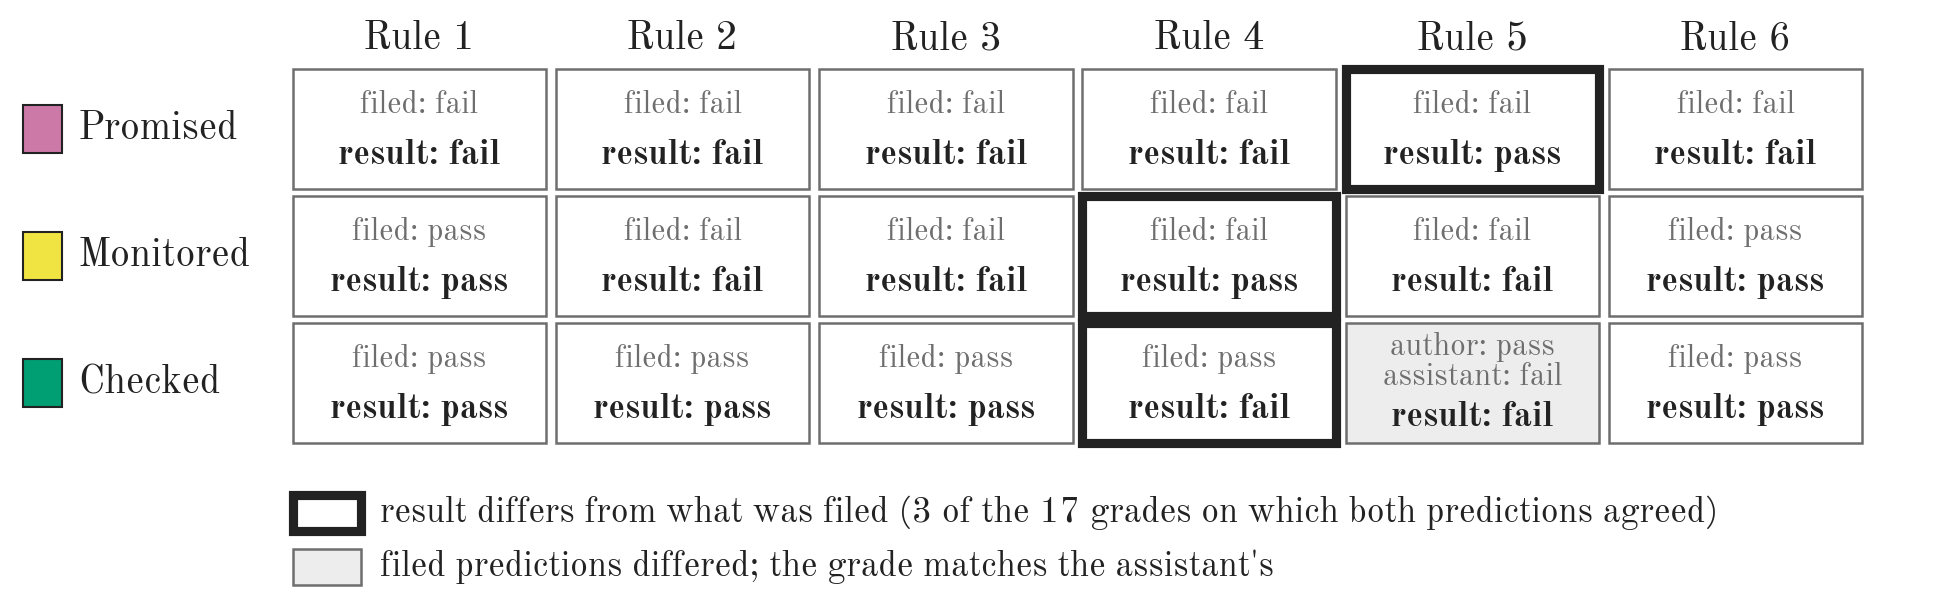

Reproduce this figure in Python.
"""Figure F1: grades filed before the run beside the results, six rules by three methods.
Source: Table F1 and the text of appendix/F_predictions.md only (hand-copied below).
Table F1 row 4 says "Monitored passed and Checked failed", so Promised came out as filed (fail);
row 5 says "Promised passed; Monitored and Checked failed". The appendix states: of the 17 grades on
which both predictions agreed, 14 came out as filed; the three surprises were Monitored on rule 4,
Checked on rule 4 and Promised on rule 5. The script checks these counts.
"""
import sys

import style
from matplotlib.patches import Rectangle
import matplotlib.pyplot as plt

style.apply()
METHODS = ["Promised", "Monitored", "Checked"]
# rule -> {method: (filed, result)}; filed "split" is rule 5 Checked: author pass, assistant fail
FILED = {1: ("fail", "pass", "pass"), 2: ("fail", "fail", "pass"), 3: ("fail", "fail", "pass"),
         4: ("fail", "fail", "pass"), 5: ("fail", "fail", "split"), 6: ("fail", "pass", "pass")}
RESULT = {1: ("fail", "pass", "pass"), 2: ("fail", "fail", "pass"), 3: ("fail", "fail", "pass"),
          4: ("fail", "pass", "fail"), 5: ("pass", "fail", "fail"), 6: ("fail", "pass", "pass")}

agreed = differ = 0
surprises = []
for r in range(1, 7):
    for j, m in enumerate(METHODS):
        f, res = FILED[r][j], RESULT[r][j]
        if f == "split":
            continue
        agreed += 1
        if f != res:
            differ += 1
            surprises.append((r, m))
if (agreed, agreed - differ) != (17, 14):
    sys.exit(f"counts differ from the appendix: {agreed} agreed, {agreed - differ} as filed")
if surprises != [(4, "Monitored"), (4, "Checked"), (5, "Promised")]:
    sys.exit(f"surprises differ from the appendix: {surprises}")

CW, CH = 0.130, 0.20
X0, Y0 = 0.15, 0.885
fig = plt.figure(figsize=(style.WIDTH_IN, 2.0))
for r in range(1, 7):
    fig.text(X0 + (r - 1) * (CW + 0.005) + CW / 2, 0.935, f"Rule {r}", ha="center", va="center", fontsize=style.HEAD)
for j, m in enumerate(METHODS):
    y = Y0 - (j + 1) * (CH + 0.012) + 0.012
    fig.patches.append(Rectangle((0.012, y + CH / 2 - 0.04), 0.02, 0.08, transform=fig.transFigure,
                                 facecolor=style.METHOD[m], edgecolor=style.INK, linewidth=0.5))
    fig.text(0.04, y + CH / 2, m, ha="left", va="center", fontsize=style.HEAD)
    for r in range(1, 7):
        x = X0 + (r - 1) * (CW + 0.005)
        f, res = FILED[r][j], RESULT[r][j]
        diff = f != "split" and f != res
        split = f == "split"
        fig.patches.append(Rectangle((x, y), CW, CH, transform=fig.transFigure,
                                     facecolor="#EDEDED" if split else "white",
                                     edgecolor=style.INK if diff else style.GREY,
                                     linewidth=2.2 if diff else 0.6))
        ftxt = "author: pass\nassistant: fail" if split else f"filed: {f}"
        fig.text(x + CW / 2, y + CH * (0.70 if not split else 0.68), ftxt, ha="center", va="center",
                 fontsize=style.NOTE, color=style.GREY, linespacing=1.0)
        fig.text(x + CW / 2, y + CH * (0.28 if not split else 0.22), f"result: {res}", ha="center", va="center",
                 fontsize=style.LABEL, fontweight="bold", color=style.INK)
# key
for ky, face, edge, lw, text in [
        (0.145, "white", style.INK, 2.2, "result differs from what was filed (3 of the 17 grades on which both predictions agreed)"),
        (0.055, "#EDEDED", style.GREY, 0.6, "filed predictions differed; the grade matches the assistant's")]:
    fig.patches.append(Rectangle((0.15, ky - 0.03), 0.035, 0.06, transform=fig.transFigure,
                                 facecolor=face, edgecolor=edge, linewidth=lw))
    fig.text(0.195, ky, text, va="center", fontsize=style.LABEL)
style.save(fig, "figF1_predictions")
